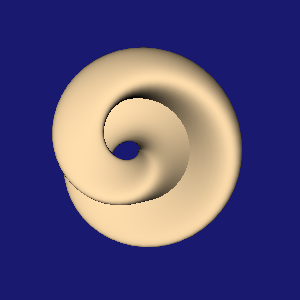

Generate this figure with Python:
#!/usr/bin/env python

# Render a single vtkParametricFigure8Klein surface, centered and
# normalized to fit the viewport.

# Factory overrides: importing these modules registers the OpenGL rendering
# and interaction style implementations for vtkRenderingCore factory classes.
import vtkmodules.vtkInteractionStyle  # noqa: F401
import vtkmodules.vtkRenderingOpenGL2  # noqa: F401
# VTK pipeline classes used in this example
from vtkmodules.vtkCommonComputationalGeometry import vtkParametricFigure8Klein
from vtkmodules.vtkFiltersSources import vtkParametricFunctionSource
from vtkmodules.vtkRenderingCore import (
    vtkActor,
    vtkPolyDataMapper,
    vtkRenderWindow,
    vtkRenderWindowInteractor,
    vtkRenderer,
)

# Colors (normalized RGB)
navajo_white_rgb = (1.0, 0.871, 0.678)
midnight_blue_rgb = (0.098, 0.098, 0.439)

# Parametric function: define the figure-8 Klein bottle surface
parametric_fn = vtkParametricFigure8Klein()

# Source: sample the parametric function to produce polygonal output
source = vtkParametricFunctionSource()
source.SetParametricFunction(parametric_fn)
source.SetUResolution(51)
source.SetVResolution(51)
source.SetWResolution(51)
source.Update()

# Normalize: scale and center the surface to fit the viewport
bounds = source.GetOutput().GetBounds()
max_dim = max(bounds[1] - bounds[0], bounds[3] - bounds[2], bounds[5] - bounds[4])
scale = 3.0 / max_dim if max_dim > 0 else 1.0
cx = (bounds[0] + bounds[1]) / 2.0
cy = (bounds[2] + bounds[3]) / 2.0
cz = (bounds[4] + bounds[5]) / 2.0

# Mapper: map polygon data to graphics primitives
mapper = vtkPolyDataMapper()
mapper.SetInputConnection(source.GetOutputPort())
# Actor: position and scale the mapped geometry
actor = vtkActor()
actor.SetMapper(mapper)
actor.GetProperty().SetColor(navajo_white_rgb)
actor.SetScale(scale, scale, scale)
actor.SetPosition(-cx * scale, -cy * scale, -cz * scale)

# Renderer: assemble the scene and configure the camera
renderer = vtkRenderer()
renderer.AddActor(actor)
renderer.SetBackground(midnight_blue_rgb)

# Window
render_window = vtkRenderWindow()
render_window.AddRenderer(renderer)
render_window.SetWindowName("parametric object figure 8 klein")
render_window.SetMultiSamples(0)
render_window.SetSize(300, 300)

# Interactor
render_window_interactor = vtkRenderWindowInteractor()
render_window_interactor.SetRenderWindow(render_window)

# Scene: configure the camera
renderer.ResetCamera()

render_window_interactor.Initialize()
render_window_interactor.Start()
